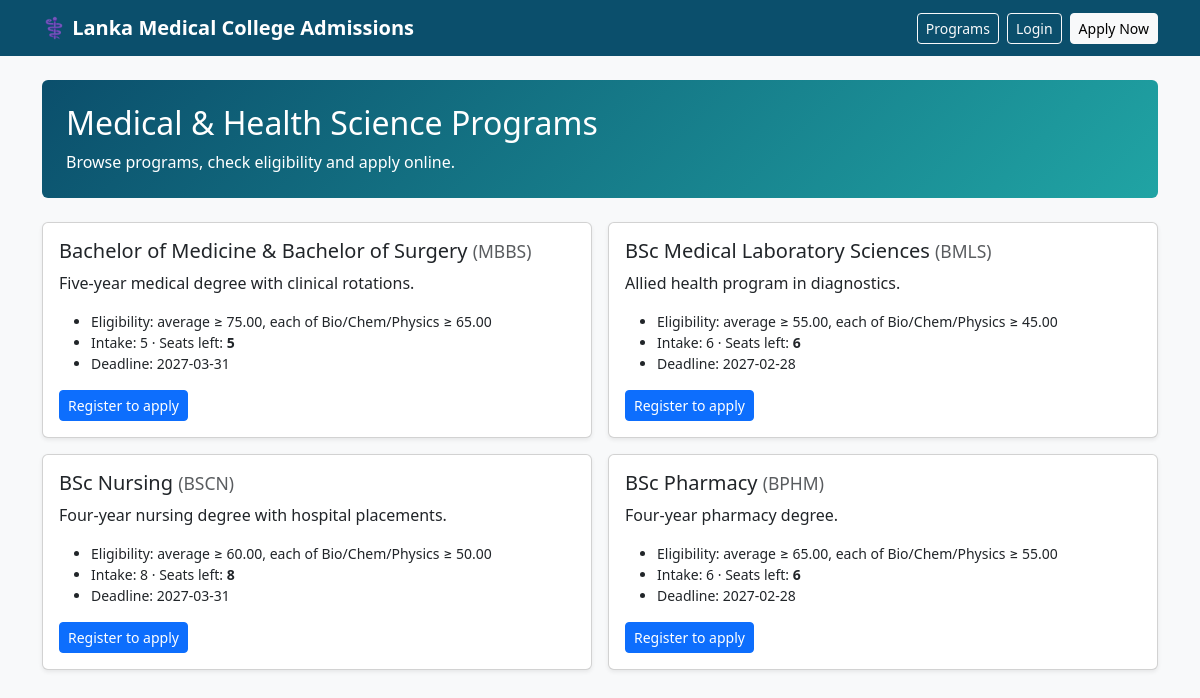
Page /medadmit/programs on the committed database.
### tables this page shows
CREATE TABLE programs(id INT AUTO_INCREMENT PRIMARY KEY, code VARCHAR(10) NOT NULL UNIQUE, name VARCHAR(150) NOT NULL, description TEXT,
  seats INT NOT NULL, min_avg DECIMAL(5,2) NOT NULL, min_each DECIMAL(5,2) NOT NULL, deadline DATE NOT NULL, is_open TINYINT(1) NOT NULL DEFAULT 1);

### app/bootstrap.php (called while the page is built, shortened)
<?php
function cfg($k){ return $GLOBALS['cfg'][$k]; }
function db(): PDO { static $p; if(!$p){ $c=cfg('db');
  $p=new PDO("mysql:host={$c['host']};dbname={$c['name']};charset=utf8mb4",$c['user'],$c['pass'],
  [PDO::ATTR_ERRMODE=>PDO::ERRMODE_EXCEPTION,PDO::ATTR_DEFAULT_FETCH_MODE=>PDO::FETCH_ASSOC,PDO::ATTR_EMULATE_PREPARES=>false]); } return $p; }
function q($sql,$args=[]){ $s=db()->prepare($sql); $s->execute($args); return $s; }
function e($s){ return htmlspecialchars((string)$s,ENT_QUOTES,'UTF-8'); }
function url($p=''){ return rtrim(cfg('base_url'),'/').'/'.ltrim($p,'/'); }
function user(){ return $_SESSION['user']??null; }
function view($name,$data=[]){ extract($data); ob_start(); require __DIR__."/views/$name.php"; $content=ob_get_clean(); require __DIR__.'/views/layout.php'; }

### app/Controllers/ApplicantController.php (called while the page is built, shortened)
<?php
class ApplicantController {
  function programs(){
    $rows=q("SELECT p.*, p.seats-(SELECT COUNT(*) FROM applications a WHERE a.program_id=p.id AND a.status='accepted') seats_left FROM programs p WHERE is_open=1 ORDER BY p.name")->fetchAll();
    view('programs',compact('rows','mine'));
  }
}

### app/views/programs.php (the view)
<div class="hero rounded p-4 mb-4"><h2>Medical &amp; Health Science Programs</h2><p class="mb-0">Browse programs, check eligibility and apply online.</p></div>
<div class="row g-3"><?php foreach($rows as $r): ?><div class="col-md-6"><div class="card h-100 shadow-sm"><div class="card-body">
<h5><?= e($r['name']) ?> <small class="text-muted">(<?= e($r['code']) ?>)</small></h5><p><?= e($r['description']) ?></p>
<ul class="small mb-3"><li>Eligibility: average &ge; <?= e($r['min_avg']) ?>, each of Bio/Chem/Physics &ge; <?= e($r['min_each']) ?></li>
<li>Intake: <?= e($r['seats']) ?> &middot; Seats left: <strong><?= e($r['seats_left']) ?></strong></li><li>Deadline: <?= e($r['deadline']) ?></li></ul>
<?php if(!user()): ?><a class="btn btn-primary btn-sm" href="<?= url('register') ?>">Register to apply</a>
<?php elseif(user()['role']==='applicant'): if(isset($mine[$r['id']])): ?><a class="btn btn-outline-primary btn-sm" href="<?= url('applications/'.$mine[$r['id']]) ?>">View my application</a>
<?php else: ?><form method="post" action="<?= url('apply/'.$r['id']) ?>"><?= csrf_field() ?><button class="btn btn-primary btn-sm">Start application</button></form><?php endif; endif; ?>
</div></div></div><?php endforeach; ?></div>

### public/index.php (shortened to what this page needs)
<?php
require __DIR__.'/../app/bootstrap.php';
$routes = [
 'GET /'=>['AuthController','home'], 'GET /login'=>['AuthController','loginForm'], 'POST /login'=>['AuthController','login'],
 'GET /register'=>['AuthController','registerForm'], 'POST /register'=>['AuthController','register'], 'POST /logout'=>['AuthController','logout'],
 'GET /programs'=>['ApplicantController','programs'], 'GET /profile'=>['ApplicantController','profile'], 'POST /profile'=>['ApplicantController','saveProfile'],
 'POST /apply/{id}'=>['ApplicantController','apply'], 'GET /applications'=>['ApplicantController','index'],
 'GET /applications/{id}'=>['ApplicantController','show'], 'POST /applications/{id}/upload'=>['ApplicantController','upload'],
 'POST /applications/{id}/submit'=>['ApplicantController','submit'], 'GET /applications/{id}/slip'=>['ApplicantController','slip'],
 'GET /admin'=>['AdminController','dashboard'], 'GET /admin/applications'=>['AdminController','applications'],
 'GET /admin/applications/{id}'=>['AdminController','review'], 'POST /admin/applications/{id}/status'=>['AdminController','setStatus'],
 'POST /admin/documents/{id}/verify'=>['AdminController','verifyDoc'], 'GET /admin/documents/{id}'=>['AdminController','download'],
 'GET /admin/programs'=>['AdminController','programs'], 'POST /admin/programs/save'=>['AdminController','saveProgram'],
 'POST /admin/programs/{id}/allocate'=>['AdminController','allocate'],
];
$method=$_SERVER['REQUEST_METHOD'];
$path='/'.trim(substr(parse_url($_SERVER['REQUEST_URI'],PHP_URL_PATH),strlen(rtrim(cfg('base_url'),'/'))),'/');
foreach($routes as $k=>$h){ [$m,$pat]=explode(' ',$k,2); if($m!==$method) continue;
  if(preg_match('#^'.str_replace('{id}','(\d+)',$pat).'$#',$path,$mm)){ array_shift($mm); if($method==='POST') csrf_check(); (new $h[0])->{$h[1]}(...array_map('intval',$mm)); exit; } }

### app/views/layout.php (shortened to what this page needs)
<!doctype html><html lang="en"><head><meta charset="utf-8"><meta name="viewport" content="width=device-width,initial-scale=1">
<link href="https://cdn.jsdelivr.net/npm/bootstrap@5.3.3/dist/css/bootstrap.min.css" rel="stylesheet">
<style>.brand{background:#0b4f6c}.hero{background:linear-gradient(135deg,#0b4f6c,#20a4a4);color:#fff}@media print{.no-print{display:none!important}}</style></head>
<body class="bg-light"><nav class="navbar navbar-expand-md navbar-dark brand no-print"><div class="container">
<a class="navbar-brand fw-semibold" href="<?= url('') ?>">&#9877; <?= e(cfg('app_name')) ?></a>
<div class="ms-auto d-flex gap-2 align-items-center text-white">
<a class="btn btn-sm btn-outline-light" href="<?= url('programs') ?>">Programs</a>
<?php if(user()): if(is_staff()): ?><a class="btn btn-sm btn-outline-light" href="<?= url('admin') ?>">Dashboard</a><a class="btn btn-sm btn-outline-light" href="<?= url('admin/applications') ?>">Applications</a><a class="btn btn-sm btn-outline-light" href="<?= url('admin/programs') ?>">Manage Programs</a>
<?php else: ?><a class="btn btn-sm btn-outline-light" href="<?= url('profile') ?>">Profile</a><a class="btn btn-sm btn-outline-light" href="<?= url('applications') ?>">My Applications</a><?php endif; ?>
<form method="post" action="<?= url('logout') ?>" class="m-0"><?= csrf_field() ?><button class="btn btn-sm btn-light"><?= e(user()['name']) ?> &middot; Logout</button></form>
<?php else: ?><a class="btn btn-sm btn-outline-light" href="<?= url('login') ?>">Login</a><a class="btn btn-sm btn-light" href="<?= url('register') ?>">Apply Now</a><?php endif; ?>
</div></div></nav>
<main class="container py-4">
<?= $content ?></main></body></html>

### app/views/layout.php (style rules this page uses)
.brand { background:#0b4f6c }
.hero { background:linear-gradient(135deg,#0b4f6c,#20a4a4);color:#fff }

### rows in the picture
programs: name "Bachelor of Medicine & Bachelor of Surgery", code "MBBS", description "Five-year medical degree with clinical rotations.", min_avg "75.00", min_each "65.00", seats "5", seats_left "5", deadline "2027-03-31"
programs: name "BSc Medical Laboratory Sciences", code "BMLS", description "Allied health program in diagnostics.", min_avg "55.00", min_each "45.00", seats "6", seats_left "6", deadline "2027-02-28"
programs: name "BSc Nursing", code "BSCN", description "Four-year nursing degree with hospital placements.", min_avg "60.00", min_each "50.00", seats "8", seats_left "8", deadline "2027-03-31"
programs: name "BSc Pharmacy", code "BPHM", description "Four-year pharmacy degree.", min_avg "65.00", min_each "55.00", seats "6", seats_left "6", deadline "2027-02-28"
